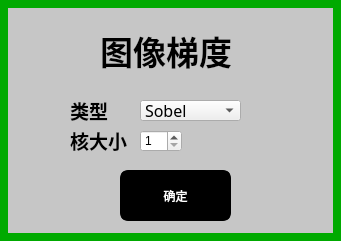
<?xml version="1.0" encoding="UTF-8"?>
<ui version="4.0">
 <class>gradient</class>
 <widget class="QWidget" name="gradient">
  <property name="geometry">
   <rect>
    <x>0</x>
    <y>0</y>
    <width>341</width>
    <height>241</height>
   </rect>
  </property>
  <property name="windowTitle">
   <string>Form</string>
  </property>
  <widget class="QLabel" name="label_4">
   <property name="geometry">
    <rect>
     <x>100</x>
     <y>30</y>
     <width>131</width>
     <height>41</height>
    </rect>
   </property>
   <property name="font">
    <font>
     <family>楷体</family>
     <pointsize>25</pointsize>
     <weight>75</weight>
     <bold>true</bold>
    </font>
   </property>
   <property name="text">
    <string>图像梯度</string>
   </property>
  </widget>
  <widget class="QLabel" name="label_7">
   <property name="geometry">
    <rect>
     <x>0</x>
     <y>0</y>
     <width>341</width>
     <height>241</height>
    </rect>
   </property>
   <property name="styleSheet">
    <string notr="true">border:8px solid rgb(0, 170, 0);
background-color: rgb(198, 198, 198);</string>
   </property>
   <property name="text">
    <string/>
   </property>
  </widget>
  <widget class="QLabel" name="label">
   <property name="geometry">
    <rect>
     <x>70</x>
     <y>100</y>
     <width>81</width>
     <height>21</height>
    </rect>
   </property>
   <property name="font">
    <font>
     <family>华文行楷</family>
     <pointsize>14</pointsize>
     <weight>75</weight>
     <bold>true</bold>
    </font>
   </property>
   <property name="text">
    <string>类型</string>
   </property>
  </widget>
  <widget class="QComboBox" name="comboBox_2">
   <property name="geometry">
    <rect>
     <x>140</x>
     <y>100</y>
     <width>101</width>
     <height>21</height>
    </rect>
   </property>
   <property name="font">
    <font>
     <family>华文细黑</family>
     <pointsize>12</pointsize>
     <weight>50</weight>
     <bold>false</bold>
    </font>
   </property>
   <item>
    <property name="text">
     <string>Sobel</string>
    </property>
   </item>
   <item>
    <property name="text">
     <string>Scharr</string>
    </property>
   </item>
   <item>
    <property name="text">
     <string>Laplacian</string>
    </property>
   </item>
  </widget>
  <widget class="QLabel" name="label_2">
   <property name="geometry">
    <rect>
     <x>70</x>
     <y>130</y>
     <width>61</width>
     <height>21</height>
    </rect>
   </property>
   <property name="font">
    <font>
     <family>华文行楷</family>
     <pointsize>14</pointsize>
     <weight>75</weight>
     <bold>true</bold>
    </font>
   </property>
   <property name="text">
    <string>核大小</string>
   </property>
  </widget>
  <widget class="QPushButton" name="pushButton">
   <property name="geometry">
    <rect>
     <x>120</x>
     <y>170</y>
     <width>111</width>
     <height>51</height>
    </rect>
   </property>
   <property name="styleSheet">
    <string notr="true">#pushButton{
	background-color:rgb(0,0,0);
	color:rgb(255,255,255);
	border:3px solid rgb(0,0,0);
	border-radius:8px
}
#pushButton:hover{
	background-color:rgb(255,255,255);
	color:rgb(0,0,0);
}
#pushButton:pressed{
	padding-top:5px;
	padding-left:5px;
}</string>
   </property>
   <property name="text">
    <string>确定</string>
   </property>
  </widget>
  <widget class="QSpinBox" name="spinBox">
   <property name="geometry">
    <rect>
     <x>140</x>
     <y>130</y>
     <width>42</width>
     <height>22</height>
    </rect>
   </property>
   <property name="minimum">
    <number>1</number>
   </property>
   <property name="singleStep">
    <number>2</number>
   </property>
  </widget>
  <zorder>label_7</zorder>
  <zorder>label_4</zorder>
  <zorder>label</zorder>
  <zorder>comboBox_2</zorder>
  <zorder>label_2</zorder>
  <zorder>pushButton</zorder>
  <zorder>spinBox</zorder>
 </widget>
 <resources/>
 <connections/>
</ui>
